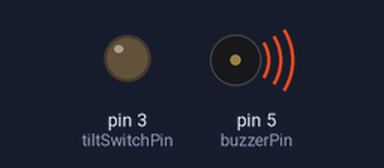
This sketch was run on a simulated Arduino Uno, built with avr-gcc and run on an emulated ATmega328P. Shown: output pins drawn as LEDs (lit = HIGH), buzzer (waves = sounding, pin HIGH).

Above: at 0.1 s.
Timing chart, 0 to 1.6 s (numbered marks = the images above):
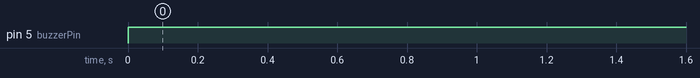

The sketch:

TiltSwitchAlarm.ino
```cpp
const int buzzerPin = 5;
const int tiltSwitchPin = 3;


void setup() {
  pinMode(buzzerPin, OUTPUT);
  pinMode(tiltSwitchPin, OUTPUT);
}

void loop() {
  if (digitalRead(tiltSwitchPin) == LOW)
  {
    digitalWrite(buzzerPin, HIGH);
  } else {
    digitalWrite(buzzerPin, LOW);
  }
}
```

Measured:
- by itself, pin 5 (buzzerPin): LOW → HIGH at 0.00 s
